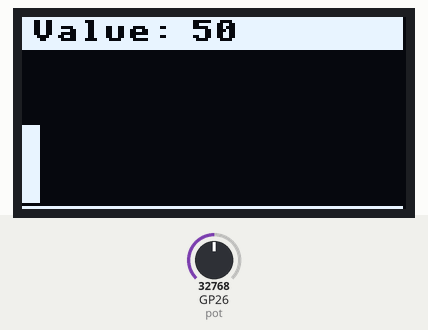
The program below on a simulated Raspberry Pi Pico running MicroPython. On the bench: 128×64 one-colour display. The inputs (shaded band) are chosen by the test bench; at power-on: GP26 (pot) = 32768 (analog values on the 0–65535 scale). Library files of the repository ran but are not shown: ssd1306.py, gfx.py.

Above: at 1.4 s.
1.5 s: GP26 (pot) set to 45874
At 2.17 s:
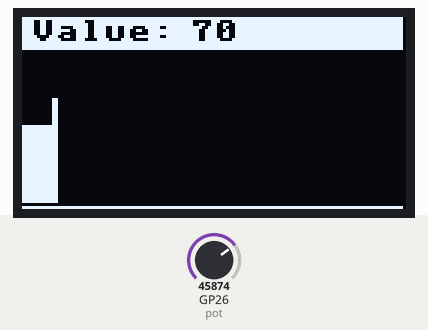
3.5 s: GP26 (pot) set to 57670
At 3.96 s:
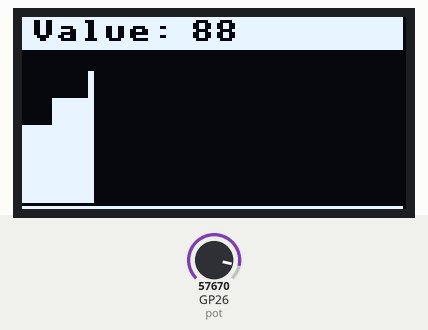
5.3 s: GP26 (pot) set to 65535
At 5.76 s:
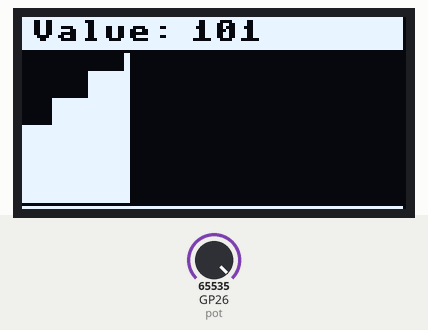
Timing chart, 0 to 8.3 s (numbered marks = the images above; inputs shaded):
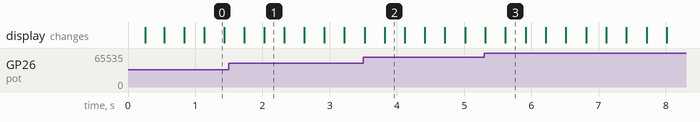

The program:

main.py
```python
from machine import Pin, I2C, ADC, Timer
from ssd1306 import SSD1306_I2C
from utime import sleep_ms
import gfx
from arduinoMap import mymap

oled_width = 128
oled_height = 64

# Init Display
i2c = I2C(0,sda=Pin(0),scl=Pin(1),freq=40000)
oled = SSD1306_I2C(oled_width, oled_height, i2c)
graphics = gfx.GFX(oled_width, oled_height, oled.pixel)

pot = ADC(26)

Y = 65
reading = 0
timer = Timer()

def readAna(timer):
    global Y
    global reading
    reading = pot.read_u16()
    Y = int(mymap(reading, 0, 65535, 62, 12))

timer.init(freq=100, mode=Timer.PERIODIC, callback=readAna)

#oled.invert(True)
graphics.line(0, 10, 126, 10, 1)
graphics.line(0, 63, 126, 63, 1)

while True:
    prevI = 0
    label = 0
    graphics.line(0, 11, 0, 62, 0)
    for i in range(127):
        oled.pixel(i, Y, 1)
        graphics.line(i, Y, i, 61, 1)
        prevI += 1
        if prevI >= 2:
            oled.show()
            prevI = 0
        label = int(mymap(reading, 0, 65535, 0, 101))
        graphics.fill_rect(0, 0, 127, 10, 1)
        if (label < 10):
            xx = int(oled_width/2)-3
        if (label >= 10 and label < 100):
            xx = int(oled_width/2)-8
        elif (label == 100):
            xx = int(oled_width/2)-12
        oled.text('Value:', 3, 1, 0)
        oled.text(str(label), xx, 1, 0)
        graphics.line(i+1, 11, i+1, 62, 0)
        graphics.line(i+2, 11, i+2, 62, 0)
    #oled.fill(0)
    
```

arduinoMap.py
```python
# Arduino map()
# long map(long x, long in_min, long in_max, long out_min, long out_max) {
#   return (x - in_min) * (out_max - out_min) / (in_max - in_min) + out_min;
# }

def mymap(x, in_min, in_max, out_min, out_max):
    result = (x - in_min) * (out_max - out_min) / (in_max - in_min) + out_min
    return result
```
